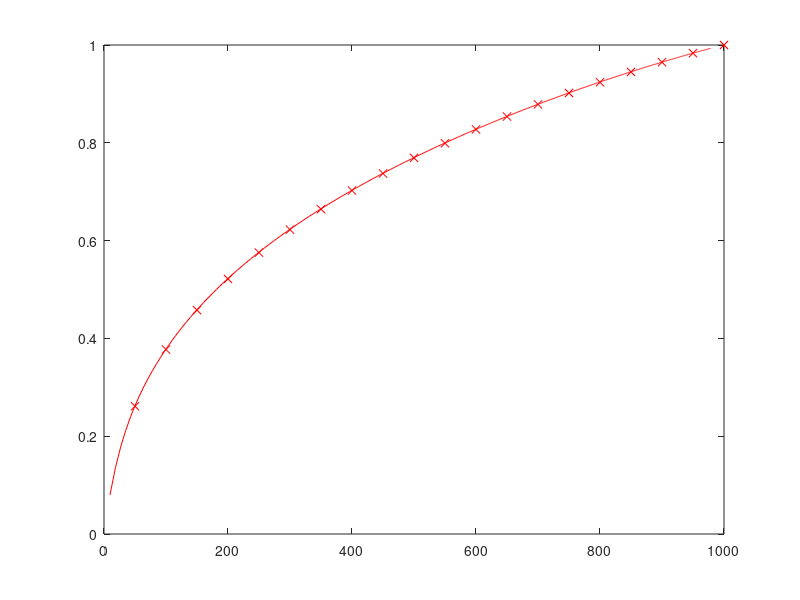

This figure's MATLAB source:
clear all; 

ZipfExponent = 0.8;
CatalogSize = 1000;

weights = 1:CatalogSize;
weights = weights.^-ZipfExponent;

weights = weights/sum(weights);

Nc = 10:10:10000;

C = zeros(1,size(Nc,2));
Ph = zeros(1,size(Nc,2));

for index = 1:size(Nc,2)
    temp = 1-(1-weights).^Nc(index);
    C(index)= sum(temp);
    Ph(index) = sum(weights.*temp);
end
plot(C,Ph,'r');
%%
hold on;
phitSimulation =  [0.2613    0.3773    0.4578    0.5216    0.5754    0.6224    0.6642    0.7024 0.7372    0.7692    0.7991    0.8274    0.8537    0.8786    0.9019    0.9238 0.9449    0.9648    0.9833    1.0000];

cacheSizeSamples = 50:50:1000;
plot(cacheSizeSamples,phitSimulation,'xr');